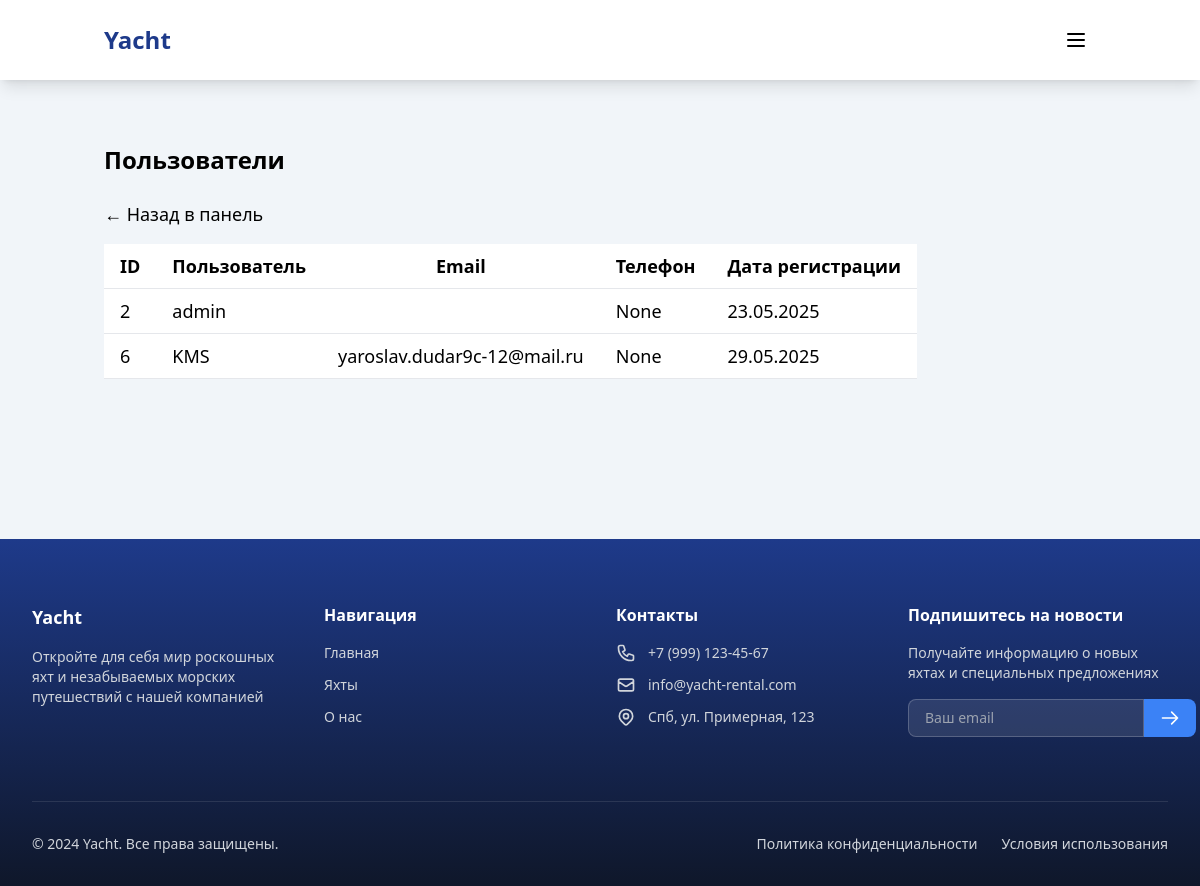
Page /custom-admin/users/ (signed in) on the committed database.
### general/models.py (models this page shows, shortened)
class UserProfile(models.Model):
    user = models.OneToOneField(User, on_delete=models.CASCADE, related_name='profile')
    avatar = models.ImageField(upload_to='avatars/', blank=True, null=True)
    phone = models.CharField(max_length=20, blank=True, null=True)
    address = models.CharField(max_length=200, blank=True, null=True)
    bio = models.TextField(blank=True, null=True)

### general/views.py (the view)
# urls.py: path('custom-admin/users/', views.admin_users, name='admin_users'),
@user_passes_test(is_admin)
def admin_users(request):
    users = UserProfile.objects.all()
    return render(request, 'custom_admin/users.html', {'users': users})

### general/views.py (called while the page is built)
def is_admin(user):
    return user.is_superuser or user.is_staff

### templates/custom_admin/users.html
{% extends 'base.html' %} {% block content %}
<div class="container mx-auto py-8">
  <h1 class="text-2xl font-bold mb-6">Пользователи</h1>
  <a
    href="{% url 'custom_admin_dashboard' %}"
    class="text-blue-500 hover:underline mb-4 inline-block"
    >&larr; Назад в панель</a
  >
  <table class="min-w-full bg-white rounded shadow">
    <thead>
      <tr>
        <th class="py-2 px-4 border-b">ID</th>
        <th class="py-2 px-4 border-b">Пользователь</th>
        <th class="py-2 px-4 border-b">Email</th>
        <th class="py-2 px-4 border-b">Телефон</th>
        <th class="py-2 px-4 border-b">Дата регистрации</th>
      </tr>
    </thead>
    <tbody>
      {% for user in users %}
      <tr>
        <td class="py-2 px-4 border-b">{{ user.id }}</td>
        <td class="py-2 px-4 border-b">{{ user.user.username }}</td>
        <td class="py-2 px-4 border-b">{{ user.user.email }}</td>
        <td class="py-2 px-4 border-b">{{ user.phone }}</td>
        <td class="py-2 px-4 border-b">{{ user.user.date_joined|date:'d.m.Y' }}</td>
      </tr>
      {% empty %}
      <tr>
        <td colspan="5" class="py-4 text-center text-gray-500">Пользователей нет</td>
      </tr>
      {% endfor %}
    </tbody>
  </table>
</div>
{% endblock %}

### general/static/src/styles.css (style rules this page uses)
html, :host { line-height: 1.5; -webkit-text-size-adjust: 100%; -moz-tab-size: 4; -o-tab-size: 4; tab-size: 4; font-family: ui-sans-serif, system-ui, sans-serif, "Apple Color Emoji", "Segoe UI Emoji", "Segoe UI Symbol", "Noto Color Emoji"; font-feature-settings: normal; font-variation-settings: normal; -webkit-tap-highlight-color: transparent; }
body { margin: 0; line-height: inherit; }
h1, h2, h3, h4, h5, h6 { font-size: inherit; font-weight: inherit; }
a { color: inherit; text-decoration: inherit; }
table { text-indent: 0; border-color: inherit; border-collapse: collapse; }
blockquote, dl, dd, h1, h2, h3, h4, h5, h6, hr, figure, p, pre { margin: 0; }
:root { --color-primary: #1e3a8a; --color-primary-dark: #172554; --color-secondary: #0f172a; --color-accent: #3b82f6; --color-bg: #f8fafc; --color-border: #e2e8f0; --color-text-muted: #64748b; --color-text: #1e293b; --color-error: #ef4444; --color-warning: #f59e0b; --color-success: #0ea5e9; --color-info: #3b82f6; }
.container { width: 100%; }
@media (min-width: 640px) { .container { max-width: 640px; } }
@media (min-width: 768px) { .container { max-width: 768px; } }
@media (min-width: 1024px) { .container { max-width: 1024px; } }
.mx-auto { margin-left: auto; margin-right: auto; }
.mb-4 { margin-bottom: 1rem; }
.mb-6 { margin-bottom: 1.5rem; }
.inline-block { display: inline-block; }
.flex { display: flex; }
.min-h-screen { min-height: 100vh; }
.flex-col { flex-direction: column; }
.border-b { border-bottom-width: 1px; }
.bg-slate-100 { --tw-bg-opacity: 1; background-color: rgb(241 245 249 / var(--tw-bg-opacity, 1)); }
.bg-white { --tw-bg-opacity: 1; background-color: rgb(255 255 255 / var(--tw-bg-opacity, 1)); }
.px-4 { padding-left: 1rem; padding-right: 1rem; }
.py-2 { padding-top: 0.5rem; padding-bottom: 0.5rem; }
.py-8 { padding-top: 2rem; padding-bottom: 2rem; }
.text-2xl { font-size: 1.5rem; line-height: 2rem; }
.text-base { font-size: 1rem; line-height: 1.5rem; }
.font-bold { font-weight: 700; }
@media (min-width: 640px) { .sm\:text-lg { font-size: 1.125rem; line-height: 1.75rem; } }
@media (min-width: 1024px) { .lg\:text-lg { font-size: 1.125rem; line-height: 1.75rem; } }

### rows in the picture
UserProfile: id "2", user.username "admin", phone "None", user.date_joined "23.05.2025"
UserProfile: id "6", user.username "KMS", user.email "yaroslav.dudar9c-12@mail.ru", phone "None", user.date_joined "29.05.2025"
